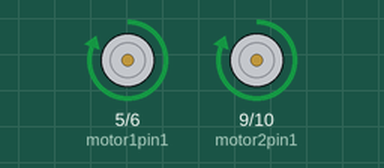
Recording of a sketch running on a simulated Arduino Uno, built with avr-gcc and run on an emulated ATmega328P. On the bench: motor-driver pin pairs drawn as motors (green arrow = first pin HIGH = forward, orange = second pin HIGH = backward, longer = more drive).

Above: at 5.0 s.
At 15.0 s:
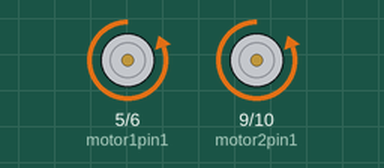
Timing chart, 0 to 26.0 s (numbered marks = the images above):
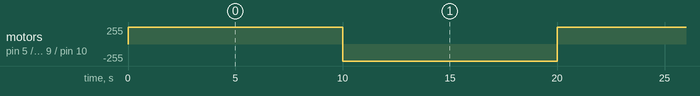

Measured:
- by itself, motor on pin 5 (motor1pin1) / pin 6 (motor1pin2), motor on pin 9 (motor2pin1) / pin 10 (motor2pin2): alternates forward 255/255 for 10.0 s and backward 255/255 for 10.0 s

The sketch:

Arduino_UNO_x_L298N.ino
```cpp
int motor1pin1 = 5;
int motor1pin2 = 6;

int motor2pin1 = 9;
int motor2pin2 = 10;

void setup() {
  // put your setup code here, to run once:
  pinMode(motor1pin1, OUTPUT);
  pinMode(motor1pin2, OUTPUT);
  pinMode(motor2pin1, OUTPUT);
  pinMode(motor2pin2, OUTPUT);
}

void loop() {
  // put your main code here, to run repeatedly:
  digitalWrite(motor1pin1, HIGH);
  digitalWrite(motor1pin2, LOW);
    digitalWrite(motor2pin1, 1);
  digitalWrite(motor2pin2, 0);
  delay (10000);

  digitalWrite(motor2pin1, 0);
  digitalWrite(motor2pin2, 1);

  digitalWrite(motor1pin1, LOW);
  digitalWrite(motor1pin2, HIGH);
   delay(10000);


}
```
